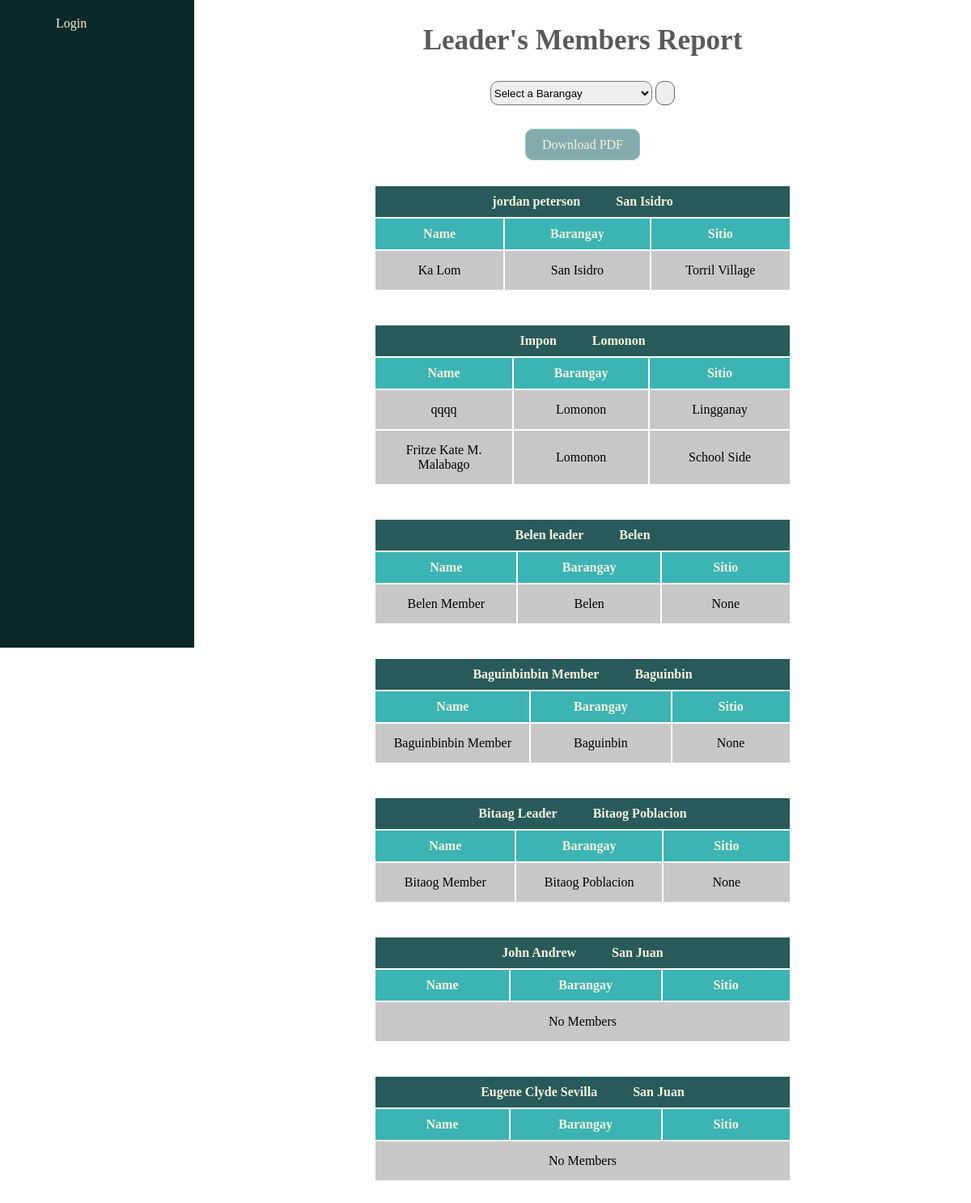
Before: /report/cluster/ with the older database file.
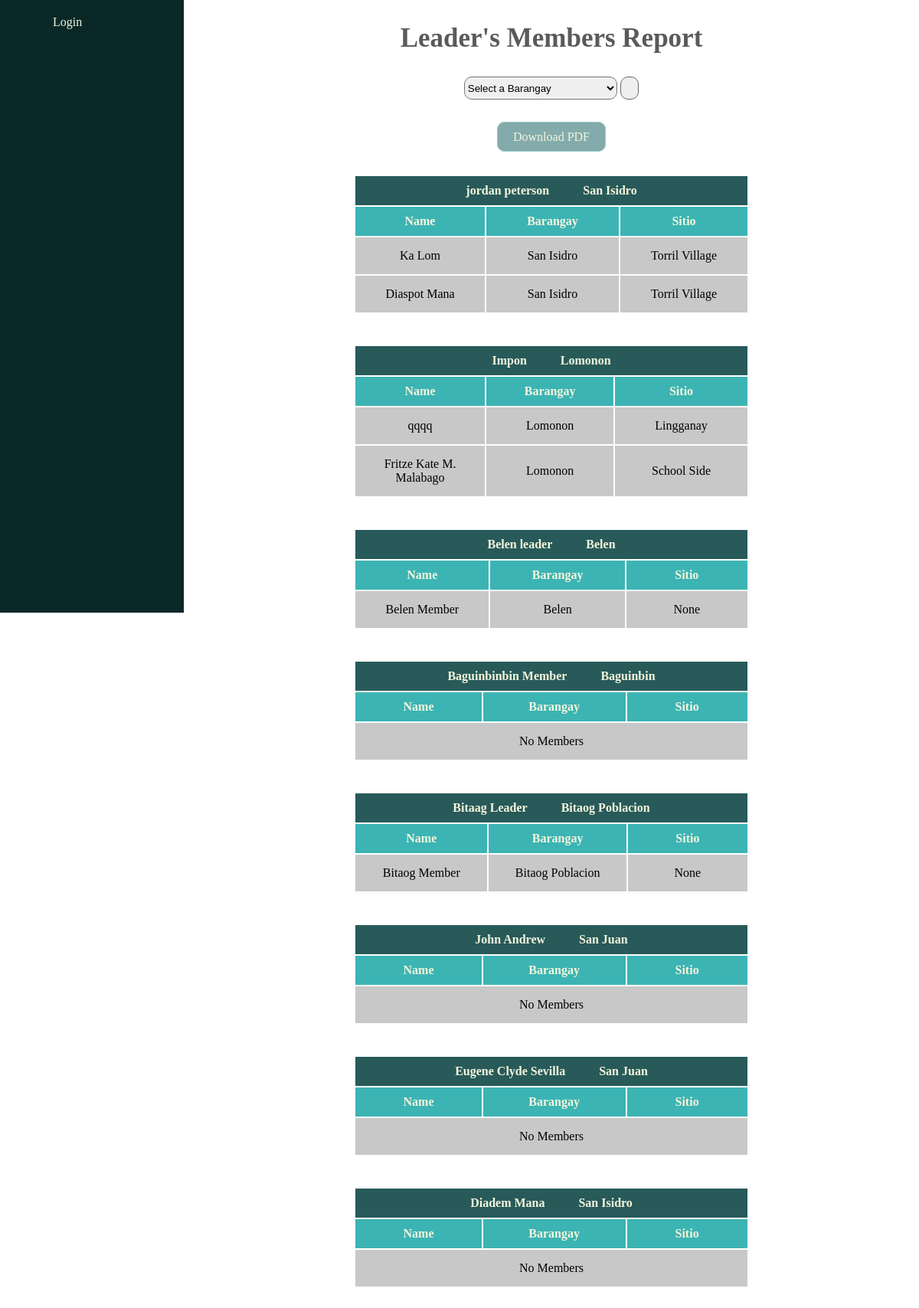
After: the same page with the newer database file.
### management/models.py (models this page shows, shortened)
class Cluster(models.Model):
    leader = models.ForeignKey(Leader, related_name='cluster_leader', on_delete=models.CASCADE)
    members = models.ManyToManyField(Member, related_name='cluster_member')

class Leader(models.Model):
    user = models.ForeignKey(User, related_name='leader_user', on_delete=models.CASCADE) # Added for version 2, 2/9/2024
    name = models.CharField(max_length=255)
    gender = models.ForeignKey(Gender, related_name='leader_gender', on_delete=models.CASCADE)
    age = models.IntegerField()
    brgy = models.ForeignKey(Barangay, related_name='leader_brgy', on_delete=models.CASCADE)
    sitio = models.ForeignKey(Sitio, related_name='leader_sitio', on_delete=models.CASCADE, null=True, blank=True)
    date_registered = models.DateTimeField(auto_now_add=True)
    image = models.ImageField(null=True, blank=True, upload_to="images/")

class Barangay(models.Model):
    brgy_name = models.CharField(max_length=255)
    brgy_voter_population = models.IntegerField(blank=True, null=True)
    lat = models.FloatField(blank=True, null=True)
    long = models.FloatField(blank=True, null=True)
    def __str__(self):
        return self.brgy_name
    class Meta:
        ordering = ['brgy_name']

class Member(models.Model):
    user = models.ForeignKey(User, related_name='member_user', on_delete=models.CASCADE) # Added for version 2, 2/9/2024
    name = models.CharField(max_length=255)
    gender = models.ForeignKey(Gender, related_name='member_gender', on_delete=models.CASCADE)
    age = models.IntegerField()
    brgy = models.ForeignKey(Barangay, related_name='member_brgy', on_delete=models.CASCADE)
    sitio = models.ForeignKey(Sitio, related_name='member_sitio', on_delete=models.CASCADE, null=True, blank=True)
    date_registered = models.DateTimeField(auto_now_add=True)
    image = models.ImageField(null=True, blank=True, upload_to="images/")

class Sitio(models.Model):
    name = models.CharField(max_length=255)
    population = models.IntegerField(default=0, blank=True, null=True)
    brgy = models.ForeignKey(Barangay, related_name='brgy_sitio', on_delete=models.CASCADE)
    lat = models.FloatField(blank=True, null=True)
    long = models.FloatField(blank=True, null=True)
    def __str__(self):
        return self.name

### management/views.py (the view)
# urls.py: path('report/cluster/', views.leader_members_report, name='cluster-report'),
def leader_members_report(request):
    cluster = Cluster.objects.all()
    brgys = Barangay.objects.all()
    selected_brgy = request.GET.get('selected-brgy')
    if selected_brgy:  # Check if a date is selected
        cluster_filter = Cluster.objects.filter(leader__brgy=selected_brgy)
        the_brgy = Barangay.objects.get(id=selected_brgy)
    else:
        cluster_filter = []
        the_brgy = None
    return render(request, 'leader_members_report.html', {
        'cluster': cluster,
        'brgys': brgys,
        'cluster_filter': cluster_filter,
        'selected_brgy': selected_brgy,
        'the_brgy': the_brgy,
    })

### management/templates/leader_members_report.html (shortened to what the changed rows need)
{% extends 'base.html' %}
{% load static %}
{% block content %}
<section class="leader-members-report-utmost-container-section">
    {% if selected_brgy %}
        <div class="leader-members-download-pdf-container-div">
            <a class="leader-members-download-pdf"
               href="{% url 'cluster-filtered-report-pdf' %}?selected-brgy={{ selected_brgy }}">
                Download PDF
            </a>
        </div>
        {% for leader in cluster_filter %}
            <table class="leader-member-report-table">
                <tr class="leader-member-report-table-row">
                    <th class="leader-member-report-table-head" colspan="3">
                        <span class="leader-members-leader-table-head-span">{{ leader.leader.name }}</span>
                        <span class="leader-members-leader-table-head-span">{{ leader.leader.brgy }}</span>
                    </th>
                </tr>
                <tr class="leader-member-report-table-row">
                    <th class="leader-member-report-member-table-head">Name</th>
                    <th class="leader-member-report-member-table-head">Barangay</th>
                    <th class="leader-member-report-member-table-head">Sitio</th>
                </tr>
                {% for member in leader.members.all %}
                    <tr class="leader-member-report-table-row">
                        <td class="leader-member-report-table-data">{{ member.name }}</td>
                        <td class="leader-member-report-table-data">{{ member.brgy }}</td>
                        <td class="leader-member-report-table-data">{{ member.sitio }}</td>
                    </tr>
                {% empty %}
                    <td colspan="3" class="leader-member-report-table-data">No Members</td>
                {% endfor %}
            </table>
        {% empty %}
            <div class="leader-member-report-no-cluster-filtered-div">
                No Cluster for Barangay {{ the_brgy }}
            </div>
        {% endfor %}
    {% else %}
        <div class="leader-members-report-table-container">
            {% for leader in cluster %}
                <table class="leader-member-report-table">
                    <tr class="leader-member-report-table-row">
                        <th class="leader-member-report-table-head" colspan="3">
                            <span class="leader-members-leader-table-head-span">{{ leader.leader.name }}</span>
                            <span class="leader-members-leader-table-head-span">{{ leader.leader.brgy }}</span>
                        </th>
                    </tr>
                    <tr class="leader-member-report-table-row">
                        <th class="leader-member-report-member-table-head">Name</th>
                        <th class="leader-member-report-member-table-head">Barangay</th>
                        <th class="leader-member-report-member-table-head">Sitio</th>
                    </tr>
                    {% for member in leader.members.all %}
                        <tr class="leader-member-report-table-row">
                            <td class="leader-member-report-table-data">{{ member.name }}</td>
                            <td class="leader-member-report-table-data">{{ member.brgy }}</td>
                            <td class="leader-member-report-table-data">{{ member.sitio }}</td>
                        </tr>
                    {% empty %}
                        <td colspan="3" class="leader-member-report-table-data">No Members</td>
                    {% endfor %}
                </table>
            {% endfor %}
        </div>
    {% endif %}
</section>
{% endblock %}

Changed rows visible on the page:
added Member: name "Diaspot Mana", brgy "San Isidro", sitio "Torril Village", shown under Cluster "jordan peterson"
changed Cluster "Baguinbinbin Member": loses Member (name "Baguinbinbin Member", brgy "Baguinbin", sitio "None"); now shows "No Members"
added Cluster: leader.name "Diadem Mana", leader.brgy "San Isidro"
